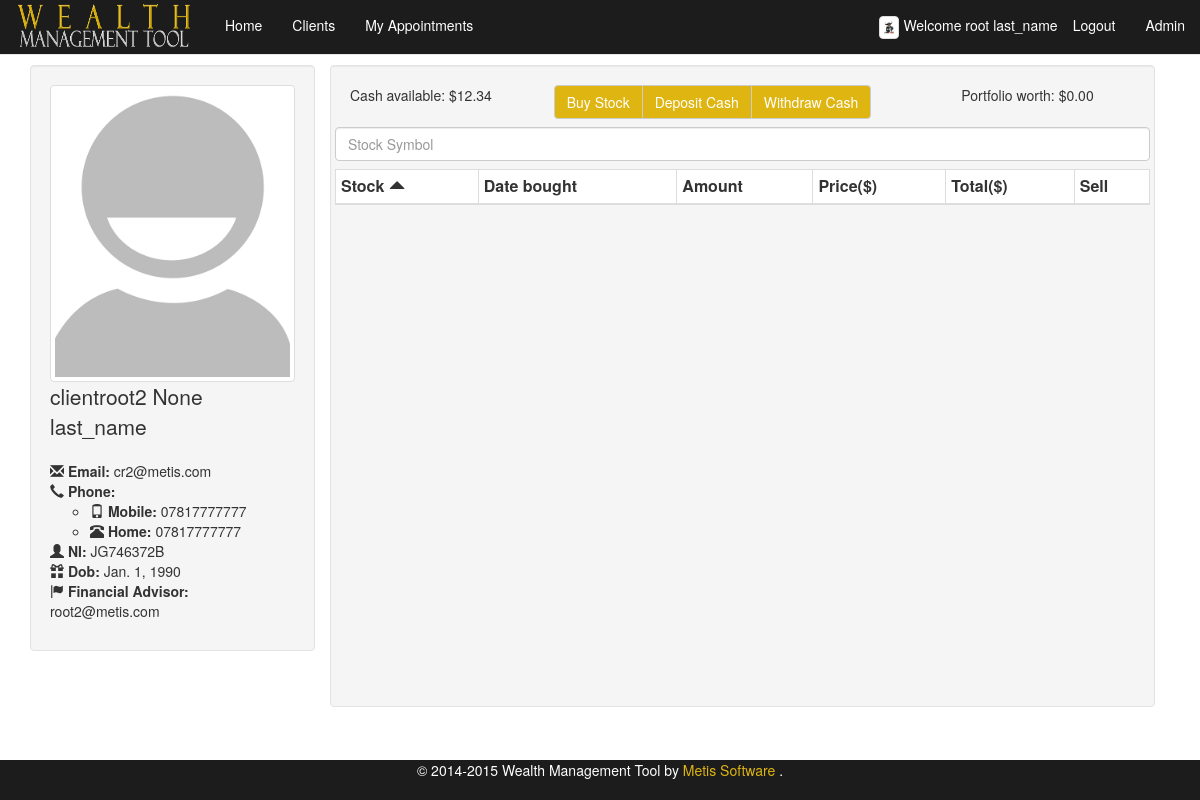
The app's page /client_details/?client=JG746372B (signed in), older data.
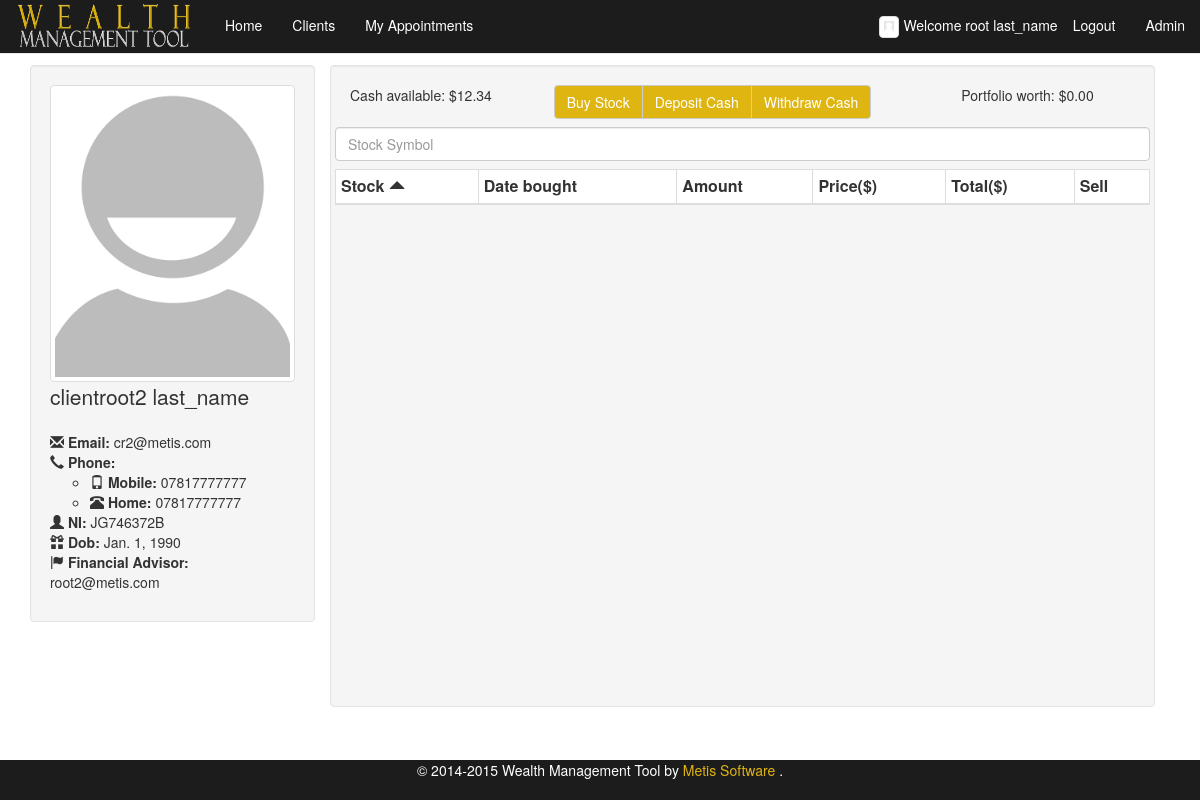
The same page, newer data.
### wms/models.py (models this page shows, shortened)
class FA(AbstractBaseUser, PermissionsMixin):
    email = models.EmailField(max_length=64, unique=True)
    first_name = models.CharField(max_length=64, default="**DEFAULT**")
    surname = models.CharField(max_length=64, default="**DEFAULT**")
    image = models.ImageField(upload_to='fa_images', default='/media/person-placeholder.png')
    dob = models.DateField(default="1990-01-01")
    ni_regex = RegexValidator(regex=r'^(?!BG)(?!GB)(?!NK)(?!KN)(?!TN)(?!NT)(?!ZZ)(?:[A-CEGHJ-PR-TW-Z][A-CEGHJ-NPR-TW-Z])(?:\s*\d\s*){6}([A-D]|\s)$', message="Must be in the format: 'AA999999A', restrictions to characters apply'")
    ni_number = models.CharField(
        max_length=9, validators=[ni_regex], primary_key=True)
    is_staff=models.BooleanField(default=False)
    is_admin=models.BooleanField(default=False)
    is_active=models.BooleanField(default=False)
    USERNAME_FIELD = 'email'
    REQUIRED_FIELDS = ['first_name', 'surname', 'dob', 'ni_number']
    objects = FAUserManager()

class Client(models.Model):
    first_name = models.CharField(max_length=64)
    middle_name = models.CharField(max_length=64, blank=True)
    surname = models.CharField(max_length=64)
    image = models.ImageField(upload_to='client_images', default='/media/person-placeholder.png')
    dob = models.DateField(default="1990-01-01")
    ni_regex = RegexValidator(regex=r'^(?!BG)(?!GB)(?!NK)(?!KN)(?!TN)(?!NT)(?!ZZ)(?:[A-CEGHJ-PR-TW-Z][A-CEGHJ-NPR-TW-Z])(?:\s*\d\s*){6}([A-D]|\s)$', message="Must be in the format: 'AA999999A', restrictions to characters apply'")
    ni_number = models.CharField(max_length=9, validators=[ni_regex], primary_key=True)
    email = models.EmailField(max_length=64)
    phone_regex = RegexValidator(
        regex=r'^\+?1?\d{9,15}$',
        message="Not a valid phone number. Up to 9 digits allowed.")
    home_phone = models.CharField(
        max_length=11, validators=[phone_regex], blank=True
    )
    mob_phone = models.CharField(
        max_length=11, validators=[phone_regex], blank=True
    )
    cash = models.DecimalField(max_digits=20, decimal_places=2)
    fa = models.ForeignKey(FA)
    twitter_username = models.CharField(validators=[RegexValidator(
                                                    regex="^(\w){1,15}$",
                                                    message="Not a valid username,please remove @ and max of 15 cahracters"
                                                    )],
                                        blank=True, max_length= 15)
    twitter_widget_id = models.CharField(max_length=18, blank=True,
                                         validators=[RegexValidator(
                                             regex='[\d]{18}',
                                             message="Not a valid Twitter widget id. must be 18 digits"
                                         )])

### wms/views.py (the view)
# urls.py: url(r'^client_details/', 'client_details', name='client_details'),
@login_required
def client_details(request):
    get_params = request.GET
    if(get_params.get('client') is None):
        return HttpResponseRedirect('/clients/')
    else:
        try:
            client = Client.objects.get(ni_number=get_params.get('client'))
            shares = Share.objects.filter(owner=get_params.get('client'))
            print(client.twitter_username)
            if client.twitter_username=="":
                twitter = False
            else:
                twitter = True
            return render_to_response('wms/client_details.html',
                                         {'client_details': client,'shares': shares,'twitter':twitter}, context_instance=RequestContext(request))
        except ObjectDoesNotExist:
            return render_to_response('wms/client_details.html',{}, context_instance=RequestContext)

### wms/templates/wms/client_details.html (shortened to what this page needs)
{% extends "wms/base_boot.html" %}
{% load staticfiles %}
{% block content %}
{% if client_details %}
    <div class="table-responsive col-md-3 well">
        <img class="img-responsive img-thumbnail" src="{% static 'wms/images/person-placeholder.png'  %}" alt="Person Placeholder">
        <p class="lead">{{client_details.first_name}} {{client_details.middle_name}} {{client_details.surname}}</p>
        <ul class="list-unstyled">
            <li>
                <span class="glyphicon glyphicon-envelope"> </span> <strong>Email:</strong> {{ client_details.email}}
            </li>
            <li>
                <span class="glyphicon glyphicon-earphone"></span> <strong>Phone:</strong>
                <ul class="">
                    <li>
                        <span class="glyphicon glyphicon-phone"></span> <strong>Mobile:</strong> {{ client_details.mob_phone}}
                    </li>
                    <li>
                        <span class="glyphicon glyphicon-phone-alt"></span> <strong>Home:</strong> {{ client_details.home_phone}}
                    </li>
                </ul>
            </li>
            <li>
                <span class="glyphicon glyphicon-user"></span> <strong>NI:</strong> {{client_details.ni_number}}
            </li>
            <li>
                <span class="glyphicon glyphicon-gift"></span> <strong>Dob:</strong> {{client_details.dob}}
            </li>
            <li>
                <span class="glyphicon glyphicon-flag"></span> <strong>Financial Advisor:</strong> {{client_details.fa}}
            </li>
        </ul>
    </div>
    <div class = "col-md-9">
    <div class="col-md-12 well container-fluid" id="users" >
        <div class="row">
            <div class="col-md-3">Cash available: $<span class="client_cash_available">{{ client_details.cash }}</span></div>
            <div class="btn-group col-md-6" style="margin-bottom:1%;">
                <button type="button" class="btn btn-default" data-toggle="modal" data-target="#StockModal">Buy Stock</button>
                <button type="button" class="btn btn-default" data-toggle="modal" data-target="#DepositModal">Deposit Cash</button>
                <button type="button" class="btn btn-default" data-toggle="modal" data-target="#WithdrawModal">Withdraw Cash</button>
             </div>
            <div class="col-md-3">Portfolio worth: $<span class="portfolio_worth"></span> </div>
        </div>
        <div class="row">
            <div>
                <input id="symbol_input" class="form-control search" type="text" name="symbol" placeholder="Stock Symbol"style="margin-bottom:1%;"/>
            </div>
        </div>
        <div class="row table-responsive" style="height: 70%">
            <table class="table table-hover table-bordered table-condensed col-md-12" style="background-color: #ffffff; ">
                <thead>
                    <th class="sort" data-sort="stock" id="stock_th">Stock <span class="glyphicon glyphicon-triangle-top"></span></th>
                    <th class="sort" data-sort="buy_date">Date bought </th>
                    <th class="sort" data-sort="amount">Amount </th>
                    <th class="sort" data-sort="price">Price($) </th>
                    <th class="sort" data-sort="total">Total($) </th>
                    <th>Sell</th>
                </thead>
            </table>
        </div>
    </div>
    </div>
    {% else %}
        <p>No client data</p>
    {% endif %}
{%  endblock %}

### wms/templates/wms/base_boot.html (shortened to what this page needs)
{% load staticfiles %}
<html>
<head>
<link rel="stylesheet" type="text/css" href="{% static 'wms/css/style-bootstrap.css' %}" />
<link href="{% static "wms/css/bootstrap.css" %}" rel="stylesheet">
<link href="{% static "wms/css/magnific-popup.css" %}" rel="stylesheet" type="text/css">
<link rel="stylesheet" type="text/css" href="{% static "wms/css/jquery.fancybox.css" %}" media="screen" />
<link href="{% static "wms/css/bootstrap-sticky-footer.css" %}" rel="stylesheet">
</head>
<body>
<nav class="navbar navbar-default navbar-fixed-top" id="home">
	<div class="container-fluid">
		<div class="navbar-header">
			<a href="/" class="navbar-brand">
				<img src="{% static "wms/images/logo.png" %}" alt="Wealth Management Tool" height="54" width="180" style="margin-top: -15px;" /></a>
		</div>
		<div id="navbar" class="navbar-collapse collapse">
			<ul class="nav navbar-nav">
				<li><a id="home" href="/">Home</a></li>
				<li><a id="clients" href="/clients/">Clients</a></li>
				<li><a id="appointments" href="/appointments/">My Appointments</a></li>
			</ul>
			<ul class="nav navbar-nav navbar-right">
				{% if user.is_authenticated %}
				<li class="text-center" style="padding-top: 15px;padding-bottom: 15px;"><img src="{{ user.image.url }}" class="img-responsive img-thumbnail" style="max-width: 20px; margin-right:5px;"/>Welcome  {{ user.first_name }} {{ user.surname }}</li>
				<li ><a href="/logout">Logout</a>
				{% if user.is_staff %}
				<li><a href="/admin">Admin</a>
				{% endif %}
				</li>
				{% endif %}
			</ul>
		</div>
	</div>
</nav>
<div class="container" style="overflow-x: hidden">
	{% block content %}
	{% endblock %}
</div>
<footer class="footer">
	<div class="container">
		<p class="text-center" style="color:#FFFFFF;">© 2014-2015 Wealth Management Tool by  <a style="color:#dfb511;"href="http://www.metissoftware.co.uk" target="_blank"> Metis Software </a>.</p>
	</div>
</footer>
</body>
</html>

Row changes from the older to the newer data that the page shows:
changed FA "root": image: picture removed, a placeholder shows
changed Client "clientroot2": middle_name "None" → (not shown)
